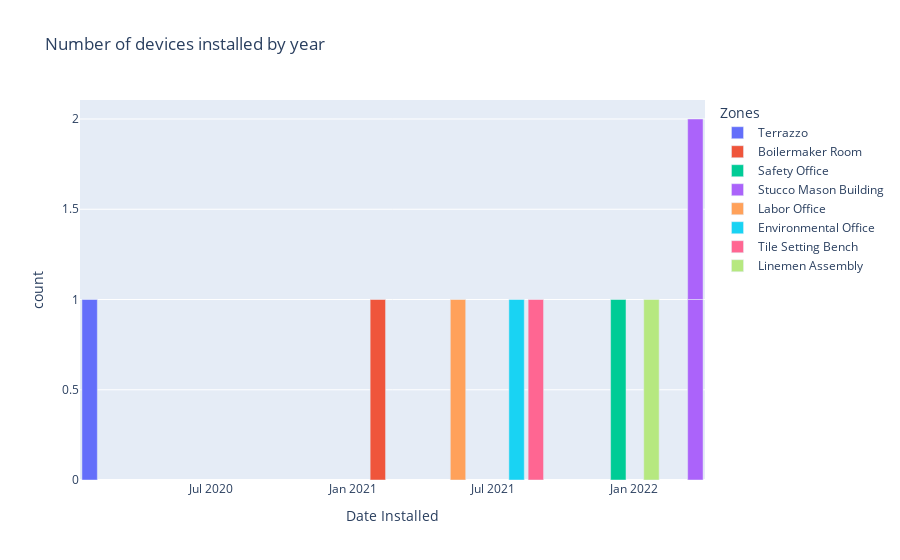

The cell this chart's notebook holds for it:
### Code cell
# plot a line graph of the number of device installed in a zone by year
fig = px.bar(dfdevice, x='Date Installed', title='Number of devices installed by year', color='Zones')
fig.show()

### Figure 1 — Plotly figure (JSON) as saved in the notebook; plotly's stock layout.template omitted (floating-point values rounded to 4 significant figures)
{"data": [{"alignmentgroup": "True", "hovertemplate": "Zones=Terrazzo<br>Date Installed=%{x}<br>count=%{y}<extra></extra>", "legendgroup": "Terrazzo", "marker": {"color": "#636efa", "pattern": {"shape": ""}}, "name": "Terrazzo", "offsetgroup": "Terrazzo", "orientation": "v", "showlegend": true, "textposition": "auto", "type": "bar", "x": ["2020-01-25T00:00:00"], "xaxis": "x", "y": [1], "yaxis": "y"}, {"alignmentgroup": "True", "hovertemplate": "Zones=Boilermaker Room<br>Date Installed=%{x}<br>count=%{y}<extra></extra>", "legendgroup": "Boilermaker Room", "marker": {"color": "#EF553B", "pattern": {"shape": ""}}, "name": "Boilermaker Room", "offsetgroup": "Boilermaker Room", "orientation": "v", "showlegend": true, "textposition": "auto", "type": "bar", "x": ["2021-02-02T00:00:00"], "xaxis": "x", "y": [1], "yaxis": "y"}, {"alignmentgroup": "True", "hovertemplate": "Zones=Safety Office<br>Date Installed=%{x}<br>count=%{y}<extra></extra>", "legendgroup": "Safety Office", "marker": {"color": "#00cc96", "pattern": {"shape": ""}}, "name": "Safety Office", "offsetgroup": "Safety Office", "orientation": "v", "showlegend": true, "textposition": "auto", "type": "bar", "x": ["2021-12-11T00:00:00"], "xaxis": "x", "y": [1], "yaxis": "y"}, {"alignmentgroup": "True", "hovertemplate": "Zones=Stucco Mason Building<br>Date Installed=%{x}<br>count=%{y}<extra></extra>", "legendgroup": "Stucco Mason Building", "marker": {"color": "#ab63fa", "pattern": {"shape": ""}}, "name": "Stucco Mason Building", "offsetgroup": "Stucco Mason Building", "orientation": "v", "showlegend": true, "textposition": "auto", "type": "bar", "x": ["2022-03-21T00:00:00", "2022-03-21T00:00:00"], "xaxis": "x", "y": [1, 1], "yaxis": "y"}, {"alignmentgroup": "True", "hovertemplate": "Zones=Labor Office<br>Date Installed=%{x}<br>count=%{y}<extra></extra>", "legendgroup": "Labor Office", "marker": {"color": "#FFA15A", "pattern": {"shape": ""}}, "name": "Labor Office", "offsetgroup": "Labor Office", "orientation": "v", "showlegend": true, "textposition": "auto", "type": "bar", "x": ["2021-05-17T00:00:00"], "xaxis": "x", "y": [1], "yaxis": "y"}, {"alignmentgroup": "True", "hovertemplate": "Zones=Environmental Office<br>Date Installed=%{x}<br>count=%{y}<extra></extra>", "legendgroup": "Environmental Office", "marker": {"color": "#19d3f3", "pattern": {"shape": ""}}, "name": "Environmental Office", "offsetgroup": "Environmental Office", "orientation": "v", "showlegend": true, "textposition": "auto", "type": "bar", "x": ["2021-08-01T00:00:00"], "xaxis": "x", "y": [1], "yaxis": "y"}, {"alignmentgroup": "True", "hovertemplate": "Zones=Tile Setting Bench<br>Date Installed=%{x}<br>count=%{y}<extra></extra>", "legendgroup": "Tile Setting Bench", "marker": {"color": "#FF6692", "pattern": {"shape": ""}}, "name": "Tile Setting Bench", "offsetgroup": "Tile Setting Bench", "orientation": "v", "showlegend": true, "textposition": "auto", "type": "bar", "x": ["2021-08-26T00:00:00"], "xaxis": "x", "y": [1], "yaxis": "y"}, {"alignmentgroup": "True", "hovertemplate": "Zones=Linemen Assembly<br>Date Installed=%{x}<br>count=%{y}<extra></extra>", "legendgroup": "Linemen Assembly", "marker": {"color": "#B6E880", "pattern": {"shape": ""}}, "name": "Linemen Assembly", "offsetgroup": "Linemen Assembly", "orientation": "v", "showlegend": true, "textposition": "auto", "type": "bar", "x": ["2022-01-23T00:00:00"], "xaxis": "x", "y": [1], "yaxis": "y"}], "layout": {"barmode": "relative", "legend": {"title": {"text": "Zones"}, "tracegroupgap": 0}, "title": {"text": "Number of devices installed by year"}, "xaxis": {"anchor": "y", "domain": [0, 1], "title": {"text": "Date Installed"}}, "yaxis": {"anchor": "x", "domain": [0, 1], "title": {"text": "count"}}}}
